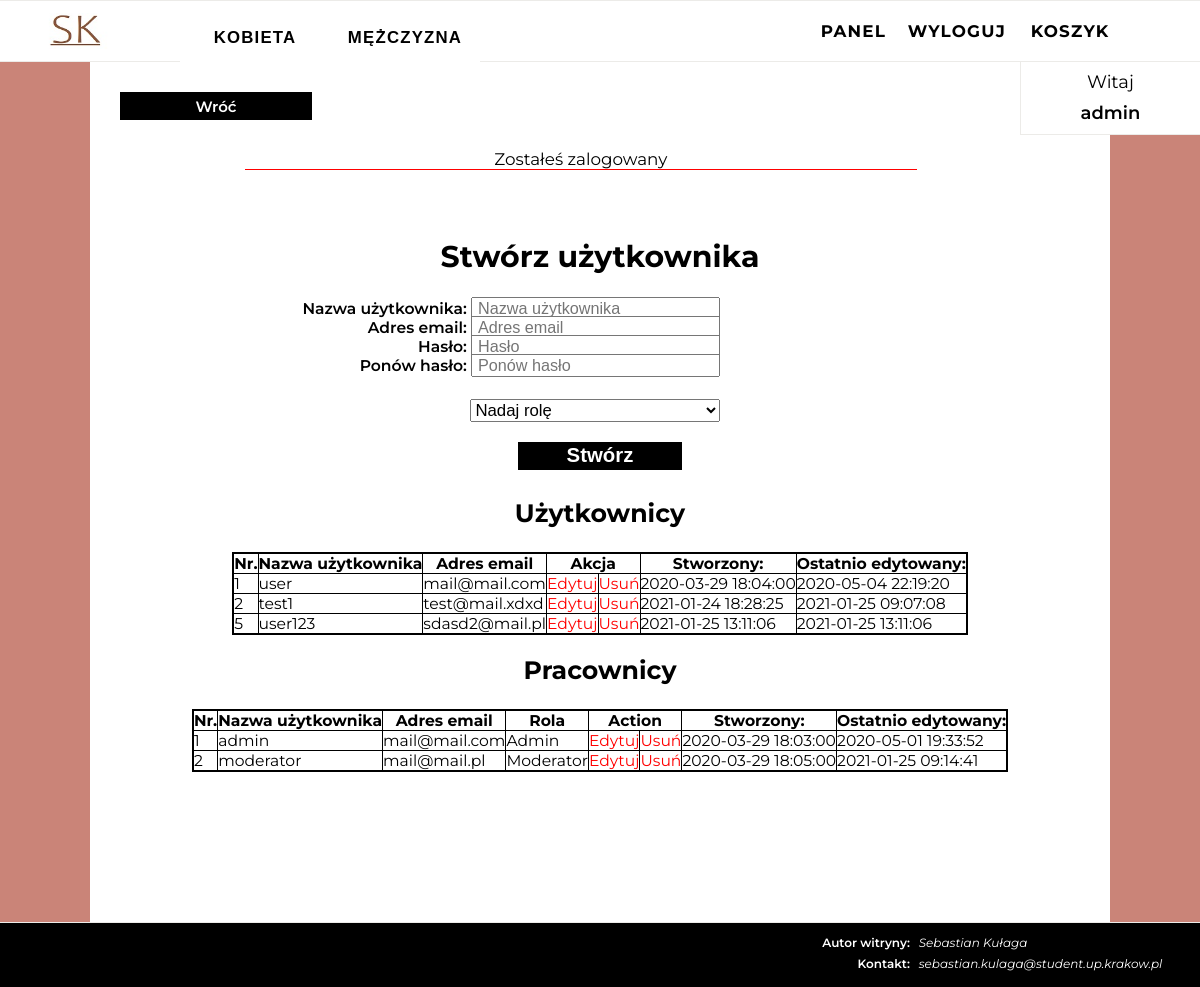
Screenshot of /admin/admin_usites/users.php (signed in) with the database file from the repository.
### tables this page shows
CREATE TABLE `users` (
  `id` int(11) NOT NULL,
  `username` varchar(25) NOT NULL,
  `email` varchar(255) NOT NULL,
  `password` varchar(255) NOT NULL,
  `created_at` timestamp NULL DEFAULT current_timestamp(),
  `updated_at` timestamp NOT NULL DEFAULT current_timestamp() ON UPDATE current_timestamp()
);

CREATE TABLE `employee` (
  `id` int(11) NOT NULL,
  `username` varchar(25) NOT NULL,
  `email` varchar(255) NOT NULL,
  `role` enum('Moderator','Admin') NOT NULL,
  `password` varchar(255) NOT NULL,
  `created_at` timestamp NULL DEFAULT current_timestamp(),
  `updated_at` timestamp NOT NULL DEFAULT current_timestamp() ON UPDATE current_timestamp()
);

### admin/admin_sitefiles/admin_functions.php (called while the page is built, shortened)
<?php
$isEditingUser = false;
$mainpanel = false;
$username = "";
$email = "";
function getUsers(){
	global $conn, $mainpanel;
	if($_SESSION['role']!="Moderator"){
		$sql = "SELECT * FROM users";
		$result = mysqli_query($conn, $sql);
		$users = mysqli_fetch_all($result, MYSQLI_ASSOC);
		return $users;
	}
}
function getEmployees(){
	global $conn, $mainpanel;
	if($_SESSION['role']!=="User"){
		$sql = "SELECT * FROM employee";
		$result = mysqli_query($conn, $sql);
		$users = mysqli_fetch_all($result, MYSQLI_ASSOC);
		return $users;
	}
}
?>

### admin/admin_usites/users.php (the view, shortened to what this page needs)
<?php
	$path="../../";
	require($path."config.php");
	require("../admin_sitefiles/admin_functions.php");
	$users = getUsers();
    require($path."sitefiles/header.php");
?>
<body>
<?php require($path."sitefiles/menu.php"); ?>
<div id="items_container">
	<div id="adminpanel_links">
			<a href="../adminpanel.php">Wróć</a>
	</div>
	<?php include($path.'sitefiles/messages.php') ?>
    <div id="admin_actionform">
			<?php if($isEditingUser === true): ?>
			<h1>Edytuj użytkownika</h1>
			<?php else: ?>
			<h1>Stwórz użytkownika</h1>
			<?php endif; ?>
			<form method="post" action="../admin_usites/users.php" >
				<label>Nazwa użytkownika: <input type="text" name="username" value="<?php echo $username; ?>" placeholder="Nazwa użytkownika"></label><br>
				<label>Adres email: <input type="email" name="email" value="<?php echo $email; ?>" placeholder="Adres email"></label><br>
				<label>Hasło: <input type="password" name="password1" placeholder="Hasło"></label><br>
				<label>Ponów hasło: <input type="password" name="password2" placeholder="Ponów hasło"></label><br>
				<div id="form_bottom">
					<select name="role"><br>
						<option selected disabled>Nadaj rolę</option>
					</select>
					<?php if ($isEditingUser === true): ?>
						<button type="submit" name="update_user">Zedytuj</button>
					<?php else: ?>
						<button type="submit" name="create_user">Stwórz</button>
					<?php endif; ?>
				</div>
			</form>
	</div>
		<div id="tablediv">
            <h1>Użytkownicy</h1>
			<?php if (empty($users)): ?> <h1>Brak użytkowników w bazie</h1>
			<?php else: ?>
				<table>
					<thead>
						<th>Nr.</th>
                        <th>Nazwa użytkownika</th>
                        <th>Adres email</th>
                        <th colspan="2">Akcja</th>
						<th>Stworzony:</th>
						<th>Ostatnio edytowany:</th>
					</thead>
					<tbody>
					<?php foreach ($users as $user): ?>
						<tr>
							<td><?php echo $user['id']; ?></td>
							<td>
								<?php echo $user['username']; ?>
                            </td>
                            <td>
                                <?php echo $user['email']; ?>
							</td>
							<td>
								<a class="" href="users.php?edit-user=<?php echo $user['id']; ?>&user-role=User">Edytuj</a>
							</td>
							<td>
								<a class="" href="users.php?delete-user=<?php echo $user['id']; ?>&user-role=User">Usuń</a>
                            </td>
                            <td>
                                <?php echo $user['created_at']; ?>
                            </td>
                            <td>
                                <?php echo $user['updated_at']; ?>
							</td>
						</tr>
					<?php endforeach ?>
					</tbody>
				</table>
			<?php endif ?>
		</div>
		<div id="tablediv">
	<?php
		$users = getEmployees();
	?>
	<h1>Pracownicy</h1>
	<?php if(empty($users)): ?>
		<h1>Brak użytkowników w bazie</h1>
	<?php else: ?>
		<table class="table">
			<thead>
				<th>Nr.</th>
				<th>Nazwa użytkownika</th>
				<th>Adres email</th>
				<th>Rola</th>
				<th colspan="2">Action</th>
				<th>Stworzony:</th>
				<th>Ostatnio edytowany:</th>
			</thead>
			<tbody>
			<?php foreach ($users as $id => $user): ?>
				<tr>
					<td><?php echo $id + 1; ?></td>
					<td>
						<?php echo $user['username']; ?>
					</td>
					<td>
						<?php echo $user['email']; ?>
					</td>
					<td>
						<?php echo $user['role']; ?>
					</td>
					<td>
						<a class="" href="users.php?edit-user=<?php echo $user['id'] ?>&user-role=<?php echo $user['role']; ?>">Edytuj</a>
					</td>
					<td>
						<a class="" href="users.php?delete-user=<?php echo $user['id'] ?>&user-role=<?php echo $user['role']; ?>">Usuń</a>
					</td>
					<td>
						<?php echo $user['created_at']; ?>
					</td>
					<td>
						<?php echo $user['updated_at']; ?>
					</td>
				</tr>
			<?php endforeach ?>
			</tbody>
		</table>
		<?php endif; ?>
	</div>
</div>
</body>
</html>

### rows the page displays
users: id "1", username "user", email "mail@mail.com", created_at "2020-03-29 18:04:00", updated_at "2020-05-04 22:19:20"
users: id "2", username "test1", email "test@mail.xdxd", created_at "2021-01-24 18:28:25", updated_at "2021-01-25 09:07:08"
users: id "5", username "user123", email "sdasd2@mail.pl", created_at "2021-01-25 13:11:06", updated_at "2021-01-25 13:11:06"
employee: username "admin", email "mail@mail.com", role "Admin", created_at "2020-03-29 18:03:00", updated_at "2020-05-01 19:33:52"
employee: username "moderator", email "mail@mail.pl", role "Moderator", created_at "2020-03-29 18:05:00", updated_at "2021-01-25 09:14:41"

### other values shown
$whopl[$i] "KOBIETA"
$whopl[$i] "MĘŻCZYZNA"
$_SESSION['user'] "admin"
$_SESSION['message'] "Zostałeś zalogowany"
